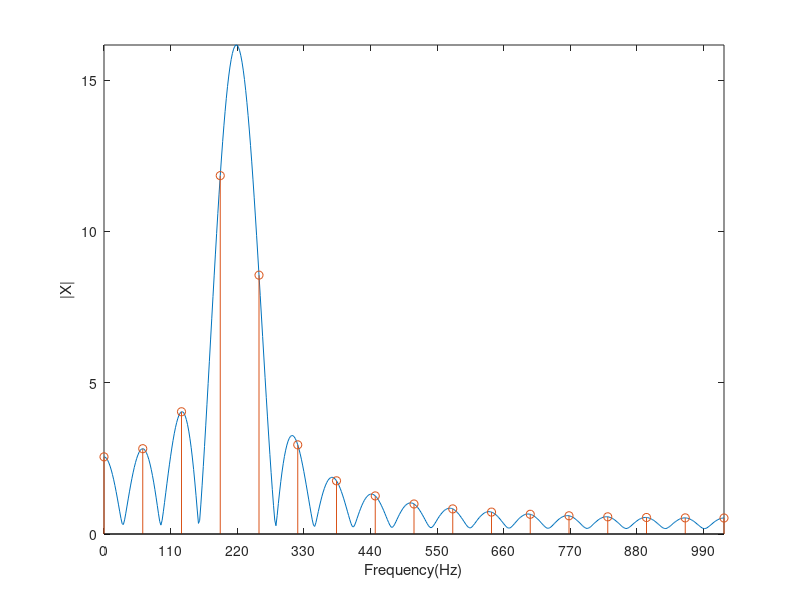

Reproduce this figure in MATLAB.
f = 220;
fs = 2048;
dt = 1/fs;
N = 32;
M = 1024;
T = (0 : N-1) * dt;

x = sin(2* pi * f * T);

FFT_32 = fft(x);
magnitude_32 = abs(FFT_32(1: (N/2 + 1)));

x(N+1: M) = 0;
FFT_1024 = fft(x);
magnitude_1024 = abs(FFT_1024(1: (M/2 + 1)));

plot([0: M/2]*fs/M, magnitude_1024);
hold on 
stem([0: N/2]*fs/N, magnitude_32);
axis tight;
xlabel('Frequency(Hz)')
ylabel('|X|')
set(gca, 'xtick', 0: 110: fs/2)
